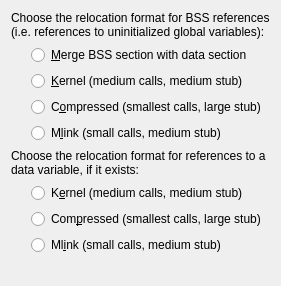
     <widget class="QWidget" name="PageBSSDataFormat" >
      <attribute name="title" >
       <string>&amp;BSS/Data Format</string>
      </attribute>
      <layout class="QVBoxLayout" >
       <item>
        <widget class="QLabel" name="textLabel3_2" >
         <property name="text" >
          <string>Choose the relocation format for BSS references (i.e. references to uninitialized global variables):</string>
         </property>
         <property name="alignment" >
          <set>Qt::AlignVCenter</set>
         </property>
         <property name="wordWrap" >
          <bool>true</bool>
         </property>
        </widget>
       </item>
       <item>
        <layout class="QHBoxLayout" >
         <item>
          <spacer>
           <property name="orientation" >
            <enum>Qt::Horizontal</enum>
           </property>
           <property name="sizeType" >
            <enum>QSizePolicy::Fixed</enum>
           </property>
           <property name="sizeHint" >
            <size>
             <width>20</width>
             <height>20</height>
            </size>
           </property>
          </spacer>
         </item>
         <item>
          <layout class="QVBoxLayout" >
           <item>
            <widget class="QRadioButton" name="BSSMerge" >
             <property name="toolTip" >
              <string>MERGE_BSS</string>
             </property>
             <property name="text" >
              <string>&amp;Merge BSS section with data section</string>
             </property>
             <property name="shortcut" >
              <string>Alt+M</string>
             </property>
            </widget>
           </item>
           <item>
            <widget class="QRadioButton" name="BSSKernel" >
             <property name="toolTip" >
              <string>KERNEL_FORMAT_BSS</string>
             </property>
             <property name="text" >
              <string>&amp;Kernel (medium calls, medium stub)</string>
             </property>
             <property name="shortcut" >
              <string>Alt+K</string>
             </property>
            </widget>
           </item>
           <item>
            <widget class="QRadioButton" name="BSSCompressed" >
             <property name="toolTip" >
              <string>COMPRESSED_FORMAT_BSS</string>
             </property>
             <property name="text" >
              <string>C&amp;ompressed (smallest calls, large stub)</string>
             </property>
             <property name="shortcut" >
              <string>Alt+O</string>
             </property>
            </widget>
           </item>
           <item>
            <widget class="QRadioButton" name="BSSMlink" >
             <property name="toolTip" >
              <string>MLINK_FORMAT_BSS</string>
             </property>
             <property name="text" >
              <string>M&amp;link (small calls, medium stub)</string>
             </property>
             <property name="shortcut" >
              <string>Alt+L</string>
             </property>
            </widget>
           </item>
          </layout>
         </item>
        </layout>
       </item>
       <item>
        <widget class="QLabel" name="textLabel4_2" >
         <property name="text" >
          <string>Choose the relocation format for references to a data variable, if it exists:</string>
         </property>
         <property name="wordWrap" >
          <bool>true</bool>
         </property>
        </widget>
       </item>
       <item>
        <layout class="QHBoxLayout" >
         <item>
          <spacer>
           <property name="orientation" >
            <enum>Qt::Horizontal</enum>
           </property>
           <property name="sizeType" >
            <enum>QSizePolicy::Fixed</enum>
           </property>
           <property name="sizeHint" >
            <size>
             <width>20</width>
             <height>20</height>
            </size>
           </property>
          </spacer>
         </item>
         <item>
          <layout class="QVBoxLayout" >
           <item>
            <widget class="QRadioButton" name="DataVarKernel" >
             <property name="toolTip" >
              <string>KERNEL_FORMAT_DATA_VAR</string>
             </property>
             <property name="text" >
              <string>K&amp;ernel (medium calls, medium stub)</string>
             </property>
             <property name="shortcut" >
              <string>Alt+E</string>
             </property>
            </widget>
           </item>
           <item>
            <widget class="QRadioButton" name="DataVarCompressed" >
             <property name="toolTip" >
              <string>COMPRESSED_FORMAT_DATA_VAR</string>
             </property>
             <property name="text" >
              <string>Com&amp;pressed (smallest calls, large stub)</string>
             </property>
             <property name="shortcut" >
              <string>Alt+P</string>
             </property>
            </widget>
           </item>
           <item>
            <widget class="QRadioButton" name="DataVarMlink" >
             <property name="toolTip" >
              <string>MLINK_FORMAT_DATA_VAR</string>
             </property>
             <property name="text" >
              <string>Ml&amp;ink (small calls, medium stub)</string>
             </property>
             <property name="shortcut" >
              <string>Alt+I</string>
             </property>
            </widget>
           </item>
          </layout>
         </item>
        </layout>
       </item>
       <item>
        <spacer>
         <property name="orientation" >
          <enum>Qt::Vertical</enum>
         </property>
         <property name="sizeType" >
          <enum>QSizePolicy::Expanding</enum>
         </property>
         <property name="sizeHint" >
          <size>
           <width>20</width>
           <height>20</height>
          </size>
         </property>
        </spacer>
       </item>
      </layout>
     </widget>
